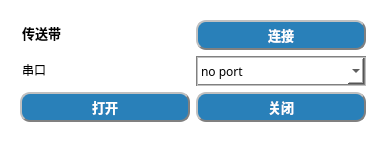
   <widget class="QFrame" name="frame_5">
    <property name="geometry">
     <rect>
      <x>20</x>
      <y>740</y>
      <width>391</width>
      <height>151</height>
     </rect>
    </property>
    <property name="autoFillBackground">
     <bool>false</bool>
    </property>
    <property name="styleSheet">
     <string notr="true">background-color: rgb(255, 255, 255);
border-style:outset;
border-radius:10px;</string>
    </property>
    <property name="frameShape">
     <enum>QFrame::StyledPanel</enum>
    </property>
    <property name="frameShadow">
     <enum>QFrame::Raised</enum>
    </property>
    <widget class="QWidget" name="formLayoutWidget_4">
     <property name="geometry">
      <rect>
       <x>20</x>
       <y>20</y>
       <width>351</width>
       <height>111</height>
      </rect>
     </property>
     <layout class="QFormLayout" name="formLayout_7">
      <item row="0" column="0">
       <widget class="QLineEdit" name="lineEdit_19">
        <property name="minimumSize">
         <size>
          <width>170</width>
          <height>30</height>
         </size>
        </property>
        <property name="maximumSize">
         <size>
          <width>180</width>
          <height>30</height>
         </size>
        </property>
        <property name="font">
         <font>
          <family>微软雅黑</family>
          <pointsize>10</pointsize>
          <weight>75</weight>
          <italic>false</italic>
          <bold>true</bold>
          <kerning>false</kerning>
         </font>
        </property>
        <property name="styleSheet">
         <string notr="true">color: rgb(0, 0, 0);</string>
        </property>
        <property name="text">
         <string notr="true">传送带</string>
        </property>
        <property name="maxLength">
         <number>80</number>
        </property>
        <property name="frame">
         <bool>false</bool>
        </property>
        <property name="dragEnabled">
         <bool>false</bool>
        </property>
        <property name="readOnly">
         <bool>true</bool>
        </property>
       </widget>
      </item>
      <item row="1" column="0">
       <widget class="QLineEdit" name="lineEdit_20">
        <property name="minimumSize">
         <size>
          <width>170</width>
          <height>30</height>
         </size>
        </property>
        <property name="maximumSize">
         <size>
          <width>160</width>
          <height>30</height>
         </size>
        </property>
        <property name="font">
         <font>
          <family>宋体</family>
          <pointsize>9</pointsize>
          <weight>50</weight>
          <bold>false</bold>
         </font>
        </property>
        <property name="styleSheet">
         <string notr="true">color: rgb(0, 0, 0);</string>
        </property>
        <property name="text">
         <string>串口</string>
        </property>
        <property name="frame">
         <bool>false</bool>
        </property>
       </widget>
      </item>
      <item row="1" column="1">
       <widget class="QComboBox" name="comboBox_ConveyorPort">
        <property name="minimumSize">
         <size>
          <width>170</width>
          <height>30</height>
         </size>
        </property>
        <property name="maximumSize">
         <size>
          <width>160</width>
          <height>30</height>
         </size>
        </property>
        <property name="font">
         <font>
          <family>宋体</family>
          <pointsize>9</pointsize>
          <weight>50</weight>
          <bold>false</bold>
         </font>
        </property>
        <property name="styleSheet">
         <string notr="true">color: rgb(0, 0, 0);
border-style:inset;
border:2px groove gray;
border-radius:0px;</string>
        </property>
        <item>
         <property name="text">
          <string>no port</string>
         </property>
        </item>
       </widget>
      </item>
      <item row="2" column="0">
       <widget class="QPushButton" name="pushButton_ConveyorOpen">
        <property name="minimumSize">
         <size>
          <width>170</width>
          <height>30</height>
         </size>
        </property>
        <property name="maximumSize">
         <size>
          <width>160</width>
          <height>30</height>
         </size>
        </property>
        <property name="font">
         <font>
          <family>微软雅黑</family>
          <pointsize>10</pointsize>
          <weight>75</weight>
          <bold>true</bold>
         </font>
        </property>
        <property name="layoutDirection">
         <enum>Qt::LeftToRight</enum>
        </property>
        <property name="autoFillBackground">
         <bool>false</bool>
        </property>
        <property name="styleSheet">
         <string notr="true">background-color: rgb(41, 128, 185);
color: rgb(255, 255, 255);
border-radius:10px;
border:2px groove gray;
border-style:outset;</string>
        </property>
        <property name="text">
         <string>打开</string>
        </property>
       </widget>
      </item>
      <item row="2" column="1">
       <widget class="QPushButton" name="pushButton_ConveyorClose">
        <property name="minimumSize">
         <size>
          <width>170</width>
          <height>30</height>
         </size>
        </property>
        <property name="maximumSize">
         <size>
          <width>160</width>
          <height>30</height>
         </size>
        </property>
        <property name="font">
         <font>
          <family>微软雅黑</family>
          <pointsize>10</pointsize>
          <weight>75</weight>
          <bold>true</bold>
         </font>
        </property>
        <property name="layoutDirection">
         <enum>Qt::RightToLeft</enum>
        </property>
        <property name="autoFillBackground">
         <bool>false</bool>
        </property>
        <property name="styleSheet">
         <string notr="true">background-color: rgb(41, 128, 185);
color: rgb(255, 255, 255);
border-radius:10px;
border:2px groove gray;
border-style:outset;</string>
        </property>
        <property name="text">
         <string>关闭</string>
        </property>
       </widget>
      </item>
      <item row="0" column="1">
       <widget class="QPushButton" name="pushButton_ConveyorConnect">
        <property name="minimumSize">
         <size>
          <width>170</width>
          <height>30</height>
         </size>
        </property>
        <property name="maximumSize">
         <size>
          <width>160</width>
          <height>30</height>
         </size>
        </property>
        <property name="font">
         <font>
          <family>微软雅黑</family>
          <pointsize>10</pointsize>
          <weight>75</weight>
          <bold>true</bold>
         </font>
        </property>
        <property name="autoFillBackground">
         <bool>false</bool>
        </property>
        <property name="styleSheet">
         <string notr="true">background-color: rgb(41, 128, 185);
color: rgb(255, 255, 255);
border-radius:10px;
border:2px groove gray;
border-style:outset;</string>
        </property>
        <property name="text">
         <string>连接</string>
        </property>
        <property name="iconSize">
         <size>
          <width>40</width>
          <height>30</height>
         </size>
        </property>
        <property name="autoDefault">
         <bool>false</bool>
        </property>
        <property name="flat">
         <bool>false</bool>
        </property>
       </widget>
      </item>
     </layout>
    </widget>
   </widget>
